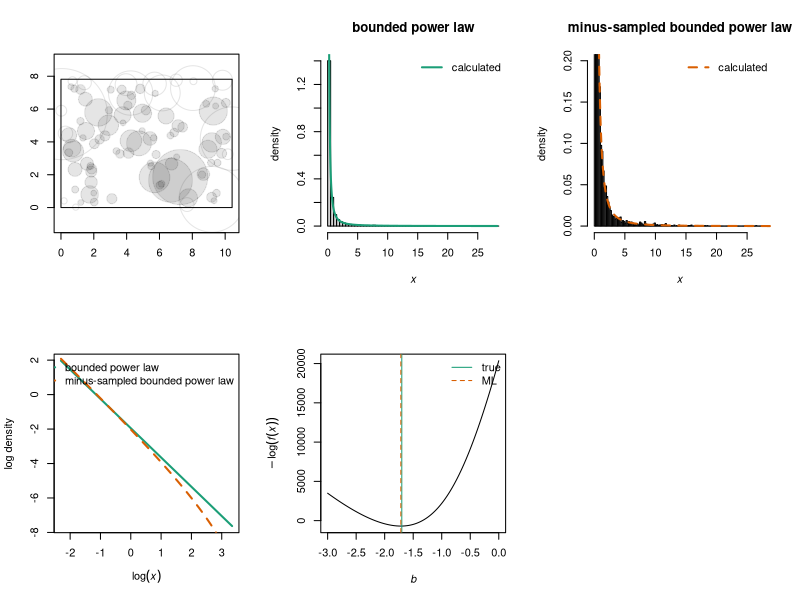

The R script that drew this image:
rm(list = ls())
library(RColorBrewer)

#normalization constant C from Equation 2 in Edwards et al
#arguments:
#min mass xmin
#max mass xmax
#exponent b of bounded power law distribution
#Value: normalization constant C as in Equation 2 of Edwards
getC <- function(xmin, xmax, b){
  if(b == -1){
    return(1 / (log(xmax) - log(xmin)))
  } else {
    return((b + 1) / (xmax ^ (b + 1) - xmin ^(b + 1)))
  }
}

#bounded power law density
#Arguments:
#x: value at which to get density
#b: power law coefficient
#C: normalization constant
#xmin, xmax: min and max for bounded power law
#Value: density f(x) at x
dboundedpowerlaw <- function(x, b, C, xmin, xmax){
  fx <- C * x ^ b
  fx[x < xmin] <- 0
  fx[x > xmax] <- 0
  return(fx)
}

#calculate pi(r), the probability we minus-sample a circle of radius r
#Arguments:
#w, v: rectangular window dimensions
#r: circle radius
#Value: probability a circle of radius r is minus-sampled
getpir <- function(w, v, r){
  return((w - 2 * r) * (v - 2 * r) / (w * v)) #area in which we can minus-sample a circle of radius r / window area
}

#density for minus-sampled bounded power law (in form we can supply to optimizer)
#Arguments:
#b: power law coefficient
#x: value at which to get density
#xmin, min for bounded power law
#w, v: width and height of sampling window (ASSUMES v <= w and xmax greater than largest observable object)
#Value: density f(x) at x
dMSBPLanalytic <- function(b, x, xmin, w, v){
  numerator <- 4 / pi * x ^ (b + 1) - 2 * (w + v) / sqrt(pi) * x ^ (b + 0.5) + w * v * x ^ b
  xmw <- pi / 4 * v ^ 2 #largest circle we can fit in window
  if(b == -2){#special case for denominator
    dplus <- w * v / (b + 1) * xmw ^ (b + 1) - 2 * (w + v) / (sqrt(pi) * (b + 1.5)) * xmw ^ (b + 1.5) + 4 / pi * log(xmw)
    dminus <- w * v / (b + 1) * xmin ^ (b + 1) - 2 * (w + v) / (sqrt(pi) * (b + 1.5)) * xmin ^ (b + 1.5) + 4 / pi * log(xmin)
  } else if (b == - 1.5){#special case for denominator
    dplus <- w * v / (b + 1) * xmw ^ (b + 1) - 2 * (w + v) / sqrt(pi) * log(xmw) + 4 / (pi * (b + 2)) * xmw ^ (b + 2)
    dminus <- w * v / (b + 1) * xmin ^ (b + 1) - 2 * (w + v) / sqrt(pi) * log(xmin) + 4 / (pi * (b + 2)) * xmin ^ (b + 2)
  } else if (b == -1){#special case for denominator
    dplus <- w * v * log(xmw) - 2 * (w + v) / (sqrt(pi) * (b + 1.5)) * xmw ^ (b + 1.5) + 4 / (pi * (b + 2)) * xmw ^ (b + 2)
    dminus <- w * v * log(xmin) - 2 * (w + v) / (sqrt(pi) * (b + 1.5)) * xmin ^ (b + 1.5) + 4 / (pi * (b + 2)) * xmin ^ (b + 2)
  } else {
    dplus <- w * v / (b + 1) * xmw ^ (b + 1) - 2 * (w + v) / (sqrt(pi) * (b + 1.5)) * xmw ^ (b + 1.5) + 4 / (pi * (b + 2)) * xmw ^ (b + 2)
    dminus <- w * v / (b + 1) * xmin ^ (b + 1) - 2 * (w + v) / (sqrt(pi) * (b + 1.5)) * xmin ^ (b + 1.5) + 4 / (pi * (b + 2)) * xmin ^ (b + 2)
  }
  denominator <- dplus - dminus
  fx <- numerator / denominator
  fx[x < xmin] <- 0
  fx[x > xmw] <- 0
  return(fx)
}

#negative log likelihood for minus-sampled bounded power law (in form we can supply to optimizer)
#Arguments:
#b: power law coefficient
#x: vector of sizes
#xmin, min for bounded power law
#w, v: width and height of sampling window (ASSUMES v <= w and xmax greater than largest observable object)
#Value: negative log likelihood for observations x, with parameter b
negloglikMSBPL <- function(b, x, w, v){
  xmin <- min(x) #this is maximum likelihood estimate
  logfx <- sum(log(dMSBPLanalytic(b = b, x = x, xmin = xmin, w = w, v = v)))
  return(-logfx)
}

#plot negative log likelihood against b for minus-sampled bounded power law
#Arguments:
#x: vector of sizes
#w: width of window
#v: height of window
#Value: plot of negative log likelihood against b
plotnegloglik <- function(x, w, v){
  b <- seq(from = -3, to = -1e-6, length.out = 100)
  negllvec <- numeric(3)
  for(i in 1:100){
    negllvec[i] <- negloglikMSBPL(b = b[i], x = x, w = w, v = v)
  }
  plot(b, negllvec, type = "l", xlab = expression(italic(b)), ylab = expression(-log(italic(f(x)))))  
}

#maximum likelihood estimate of b for minus-sampled bounded power law
#Arguments:
#x: vector of sizes
#w: width of window
#v: height of window
#Value: object returned by optimize(), for which $minimum is the ML estimate and $objective is the negative log likelihood
estimatebMSBPL <- function(x, w, v){
  return(optimize(f = negloglikMSBPL, interval = c(-3, 0), x = x, w = w, v = v))
}

#density for minus-sampled bounded power law
#Arguments:
#x: value at which to get density
#b: power law coefficient
#C: normalization constant
#xmin, xmax: min and max for bounded power law
#w, v: width and height of sampling window (ASSUMES v <= w)
#Value: density f(x) at x
#NOTE: NOT SURE ABOUT JACOBIAN YET
dMSBPL <- function(x, b, C, xmin, xmax, w, v){
  Jacobian <- 1 / (2 * sqrt(pi * x))
  #numerator <- C / (w * v) * (4 / pi * x ^ (b + 1) - 2 * (w + v) / sqrt(pi) * x ^ (b + 0.5) + w * v * x ^ b) #includes factor C / (w * v) that cancels with denominator
  numerator <- 4 / pi * x ^ (b + 1) - 2 * (w + v) / sqrt(pi) * x ^ (b + 0.5) + w * v * x ^ b
  #numerator <- numerator * Jacobian #change of variables needed?
  
  n2 <- dboundedpowerlaw(x = x, b = b, C = C, xmin = xmin, xmax = xmax) * getpir(w = w, v = v, r = sqrt(x / pi))
  #n2 <- n2 * Jacobian #CHECK: JACOBIAN NEEDED HERE?

  xmw <- pi / 4 * v ^ 2 #largest circle we can fit in window
  if(b == -2){#special case for denominator
    dplus <- w * v / (b + 1) * xmw ^ (b + 1) - 2 * (w + v) / (sqrt(pi) * (b + 1.5)) * xmw ^ (b + 1.5) + 4 / pi * log(xmw)
    dminus <- w * v / (b + 1) * xmin ^ (b + 1) - 2 * (w + v) / (sqrt(pi) * (b + 1.5)) * xmin ^ (b + 1.5) + 4 / pi * log(xmin)
  } else if (b == - 1.5){#special case for denominator
    dplus <- w * v / (b + 1) * xmw ^ (b + 1) - 2 * (w + v) / sqrt(pi) * log(xmw) + 4 / (pi * (b + 2)) * xmw ^ (b + 2)
    dminus <- w * v / (b + 1) * xmin ^ (b + 1) - 2 * (w + v) / sqrt(pi) * log(xmin) + 4 / (pi * (b + 2)) * xmin ^ (b + 2)
  } else if (b == -1){#special case for denominator
    dplus <- w * v * log(xmw) - 2 * (w + v) / (sqrt(pi) * (b + 1.5)) * xmw ^ (b + 1.5) + 4 / (pi * (b + 2)) * xmw ^ (b + 2)
    dminus <- w * v * log(xmin) - 2 * (w + v) / (sqrt(pi) * (b + 1.5)) * xmin ^ (b + 1.5) + 4 / (pi * (b + 2)) * xmin ^ (b + 2)
  } else {
    dplus <- w * v / (b + 1) * xmw ^ (b + 1) - 2 * (w + v) / (sqrt(pi) * (b + 1.5)) * xmw ^ (b + 1.5) + 4 / (pi * (b + 2)) * xmw ^ (b + 2)
    dminus <- w * v / (b + 1) * xmin ^ (b + 1) - 2 * (w + v) / (sqrt(pi) * (b + 1.5)) * xmin ^ (b + 1.5) + 4 / (pi * (b + 2)) * xmin ^ (b + 2)
  }
  denominator <- dplus - dminus
  d2 <- dMSBPLintegral(b = b, C = C, w = w, v = v, xmin = xmin, xmax = xmax, xmaxminus = xmw)

  fx1 <- numerator / denominator
  fx2 <- n2 / d2$value #USING NUMERICAL INTEGRAL FOR NOW: we can always make this form work for other distributions
  
  print("overall check:")
  print(head(cbind(fx1, fx2)))
  
  fx2[x < xmin] <- 0
  fx2[x > xmw] <- 0
  return(fx2)
}

#numerical check on denominator for minus-sampled bounded power law
#Arguments:
#b: power law coefficient
#C: normalization constant
#w, v: width and height of sampling window (ASSUMES v < w)
#xmin, xmax: min and max for bounded power law
#xmaxminus: max area we can fit in window
#Value: numerical integral of what I think is numerator of minus-sampled bounded power law
dMSBPLintegral <- function(b, C, w, v, xmin, xmax, xmaxminus){
  myfunction <- function(x){
      f <- dboundedpowerlaw(x = x, b = b, C = C, xmin = xmin, xmax = xmax) * getpir(w = w, v = v, r = sqrt(x / pi))
      return(f)
    }
  return(integrate(f = myfunction, lower = xmin, upper = xmaxminus))
}

#inverse cdf for bounded power law
#Arguments:
#u in [0, 1]
#xmin and xmax: min and max values of x
#Value: inverse cdf evaluated at u
FXinv <- function(u, b, xmin, xmax){
  if(b == -1){
    x <- xmax ^ u * xmin ^ (1 - u)
  } else {
    x <- (u * xmax ^ (b + 1) + (1 - u) * xmin ^ (b + 1)) ^ (1 / (b + 1))  
  }
  return(x)
}

#simulate from bounded power law distribution
#Arguments:
#n: number of values to simulate
#b: exponent for distribution
#xmin: min size
#xmax: max size
#Value:
#vector of n observations drawn from the specified bounded power law distribution
simulateboundedpowerlaw <- function(n, b, xmin, xmax){
  u <- runif(n = n, min = 0, max = 1)
  x <- FXinv(u = u, b = b, xmin = xmin, xmax = xmax)
}

#radius of circle given area
#Argument: area x
#Value: radius r
radiusfromarea <- function(x){
  return(sqrt(x / pi))
}

#does circle of radius r centred at (alpha, beta) fall entirely within a rectangle of side lengths w, v, lower left corner at origin?
#Arguments:
#alpha, beta: coordinates of circle centre
#r: radius of circle
#w, v: width and height of rectangle
#Value:
#logical: circle entirely in rectangle?
inframe <- function(alpha, beta, r, w, v){
  return(alpha >= r & alpha <= (w - r) & beta >= r & beta <= (v - r))
}

#draw sampling window
#Arguments: w, v width and height of rectangular window
#Value: rectangle representing the window
plotframe <- function(w, v){
  polygon(x = c(0, w, w, 0), y = c(0, 0, v, v))
}

#draw circle, filled if entirely in window
#Arguments:
#alpha, beta: centre of circle
#r: radius of circle
#isinframe (logical): is circle entirely in window?
#Value: draw the circle
plotcircle <- function(alpha, beta, r, isinframe){
  theta <- seq(from = 0, to = 2 * pi, length.out = 1e3)
  xc <- r * cos(theta)
  yc <- r * sin(theta)
  if(isinframe){
    plotcol <- adjustcolor("black", 0.1)
    edgecol <- plotcol
  } else {
    plotcol <- NA
    edgecol <- adjustcolor("black", 0.1)
  }
  polygon(xc + alpha, yc + beta, col = plotcol, border = edgecol)
}

#dimensions of sampling window
# w <- 5
# v <- 2 #ASSUME v <= w

# images dimensions from CANON camera (w x v = 3648 x 2736)
# 10 cm = roughly 350 pixels
w <- 3648/350
v <- 2736/350

#DATA FILES NEED TO BE IN THE PROJECT FOR THIS TO WORK
#load data
#oneyeardf <- read.csv("oneyeardf.csv")
#oneyeardf <- oneyeardf[is.na(oneyeardf$ROI.LabelCode), ] # subset by removing corals that are out of frame
#axisscores <- read.csv("axisscores.csv")
#axisscores <- axisscores[order(axisscores$PC1), ] # order by PC1 from low to high

#sample from the sites; loop to repeat for all sites
#subsample from the minus sampled distribution



#parameters of bounded power law 
# need to make a function that estimates the parameters for each site
xmin <- 1e-1 #min area
xmax <- pi * 3^2 #max area
xmaxminus <- pi / 4 * v^2 #max area of circle that can fit in window
b <- -1.7 #power law exponent
C <- getC(xmin = xmin, xmax = xmax, b = b) #normalization constant
n <- 1e4 #number of circles
nplot <- 100 #number to plot
x <- simulateboundedpowerlaw(n = n, b = b, xmin = xmin, xmax = xmax) #simulated areas

r <- radiusfromarea(x) #colony radii (assume circles)
mycolors <- brewer.pal(3, "Dark2")

alpha <- runif(n = n, min = 0, max = w) #(alpha, beta) uniform random points in sampling window
beta <- runif(n = n, min = 0, max = v)

par(mfrow = c(2, 3))
plot(c(0, w), c(0, v), type = "n", asp = 1, xlab = "", ylab = "")
plotframe(w = w, v = v)
isinframe <- inframe(alpha = alpha, beta = beta, r = r, w = w, v = v)
for(i in 1:nplot){#drawing all the circles can be slow so make nplot not too large
  plotcircle(alpha = alpha[i], beta = beta[i], r = r[i], isinframe = isinframe[i]) 
}

hist(x, freq = FALSE, main = "bounded power law", breaks = 100, xlab = expression(italic(x)), ylab = "density")
xseq <- seq(from = xmin, to = xmax, length.out = 1e4)
fx <- dboundedpowerlaw(x = xseq, b = b, C = C, xmin = xmin, xmax = xmax)
lines(xseq, fx, col = mycolors[1], lwd = 2, lty = "solid") #density curve for bounded power law
legend("topright", bty = "n", lwd = 2, lty = c("solid"), col = c(mycolors[1]), legend = c("calculated"))

hist(x[isinframe], freq = FALSE, main = "minus-sampled bounded power law", breaks = 100, xlab = expression(italic(x)), ylab = "density", ylim = c(0, 0.2)) #changing y-axis limits helps us see tail
xseqMS <- seq(from = xmin, to = xmaxminus, length.out = 1e4)
fxMS <- dMSBPL(x = xseqMS, b = b, C = C, xmin = xmin, xmax = xmax, w = w, v = v)
lines(xseqMS, fxMS, col = mycolors[2], lwd = 2, lty = "dashed") #density curve for bounded power law
legend("topright", bty = "n", lwd = 2, lty = c("dashed"), col = c(mycolors[2]), legend = c("calculated"))

plot(log(xseq), log(fx), type = "l", lwd = 2, lty = "solid", col = mycolors[1], xlab = expression(log(italic(x))), ylab = "log density")
lines(log(xseqMS), log(fxMS), col = mycolors[2], lwd = 2, lty = "dashed") #density curve for bounded power law
legend("topright", bty = "n", lwd = 2, lty = c("solid", "dashed"), col = c(mycolors[1], mycolors[2]), legend = c("bounded power law", "minus-sampled bounded power law"))

plotnegloglik(x = x[isinframe], w = w, v = v)
abline(v = b, lty = "solid", col = mycolors[1])
bML <- estimatebMSBPL(x = x[isinframe], w = w, v = v)
abline(v = bML$minimum, lty = "dashed", col = mycolors[2])
legend("topright", lty = c("solid", "dashed"), legend = c("true", "ML"), col = mycolors[1:2], bty = "n")


  
